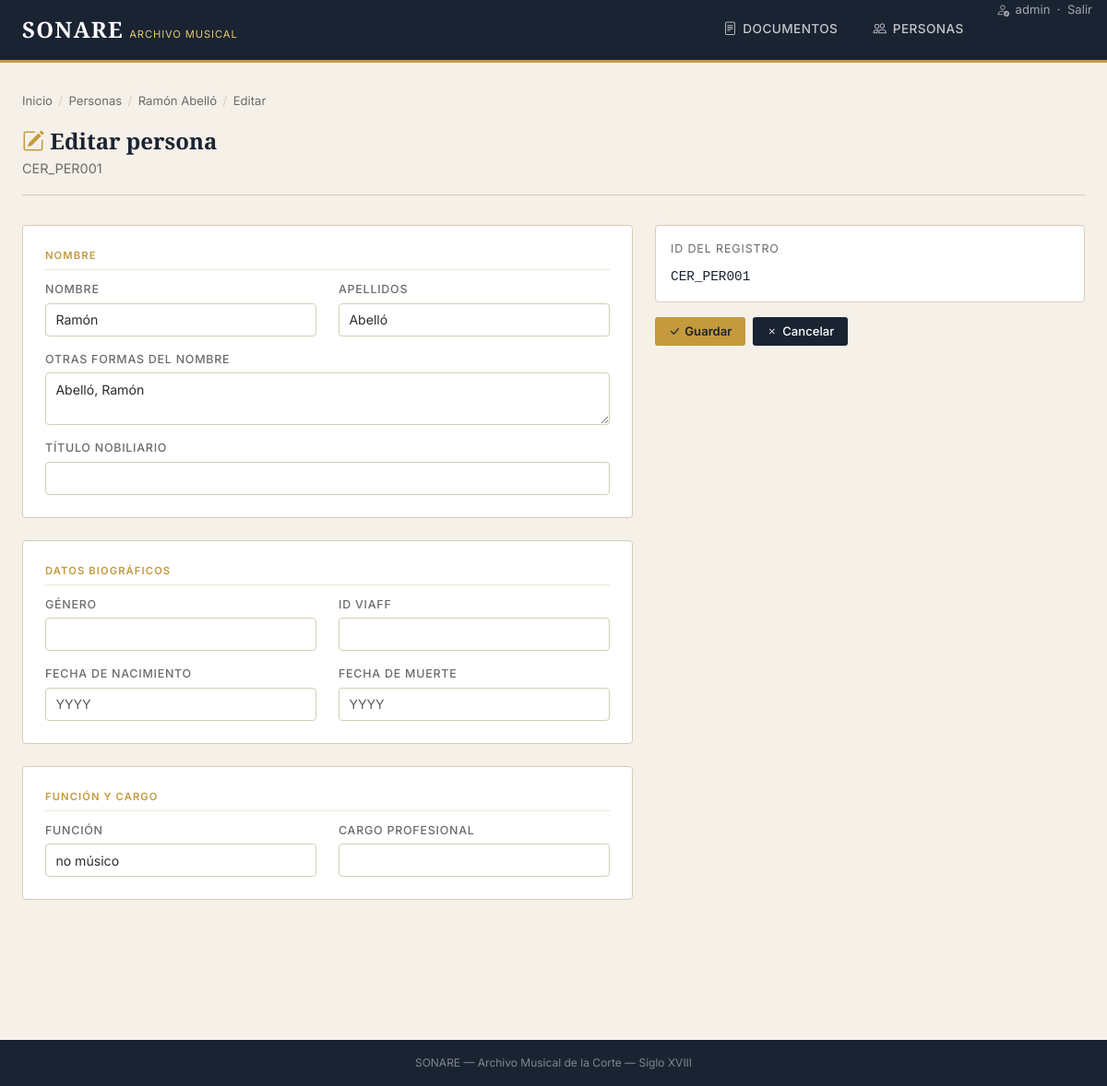
Screenshot of /personas/CER_PER001/editar/ (signed in) with the database file from the repository.
### sonare_app/models.py (models this page shows)
class Persona(models.Model):
    id = models.CharField(max_length=50, primary_key=True)
    nombre_uniforme = models.CharField(max_length=200)
    apellidos_uniforme = models.CharField(max_length=200, blank=True, default="")
    otras_formas_nombre = models.TextField(blank=True, default="")
    titulo_nobiliario = models.CharField(max_length=200, blank=True, null=True)
    id_viaff = models.CharField(max_length=100, blank=True, null=True)
    genero = models.CharField(max_length=50, blank=True, null=True)
    fecha_nacimiento = models.CharField(max_length=50, blank=True, null=True)
    fecha_muerte = models.CharField(max_length=50, blank=True, null=True)
    funcion = models.CharField(max_length=100, default="no músico")
    cargo_profesional = models.CharField(max_length=200, blank=True, null=True)
    def __str__(self):
        return f"{self.nombre_uniforme} {self.apellidos_uniforme}".strip()
    class Meta:
        verbose_name = "Persona"
        verbose_name_plural = "Personas"
        ordering = ["apellidos_uniforme", "nombre_uniforme"]

### sonare_app/views.py (the view)
# urls.py: path("personas/<str:pk>/editar/", views.persona_edit, name="persona_edit"),
@login_required
def persona_edit(request, pk):
    persona = get_object_or_404(Persona, id=pk)
    if request.method == "POST":
        form = PersonaForm(request.POST, instance=persona)
        if form.is_valid():
            form.save()
            return redirect("sonare:persona_detail", pk=pk)
    else:
        form = PersonaForm(instance=persona)
    return render(request, "sonare_app/personas/edit.html", {"form": form, "persona": persona})

### sonare_app/templates/sonare_app/personas/edit.html (shortened to what this page needs)
{% extends "sonare_app/base.html" %}
{% block content %}
<div class="breadcrumb-sonare">
  <a href="{% url 'sonare:home' %}">Inicio</a>
  <span class="sep">/</span>
  <a href="{% url 'sonare:persona_list' %}">Personas</a>
  <span class="sep">/</span>
  <a href="{% url 'sonare:persona_detail' persona.id %}">{{ persona }}</a>
  <span class="sep">/</span>
  <span>Editar</span>
</div>
<div class="page-header">
  <h1 style="font-size:1.5rem;"><i class="bi bi-pencil-square" style="color:var(--gold);"></i> Editar persona</h1>
  <span class="subtitle">{{ persona.id }}</span>
</div>
<form method="post">
  <div class="row g-4">
    <div class="col-12 col-md-7">
      <div class="card-sonare" style="margin-bottom:1.5rem;">
        <div class="detail-section-title">Nombre</div>
        <div class="edit-grid">
          <div class="edit-field">
            <label>{{ form.nombre_uniforme.label }}</label>
            {{ form.nombre_uniforme }}
          </div>
          <div class="edit-field">
            <label>{{ form.apellidos_uniforme.label }}</label>
            {{ form.apellidos_uniforme }}
          </div>
          <div class="edit-field edit-field--full">
            <label>{{ form.otras_formas_nombre.label }}</label>
            {{ form.otras_formas_nombre }}
          </div>
          <div class="edit-field edit-field--full">
            <label>{{ form.titulo_nobiliario.label }}</label>
            {{ form.titulo_nobiliario }}
          </div>
        </div>
      </div>
      <div class="card-sonare" style="margin-bottom:1.5rem;">
        <div class="detail-section-title">Datos biográficos</div>
        <div class="edit-grid">
          <div class="edit-field">
            <label>{{ form.genero.label }}</label>
            {{ form.genero }}
          </div>
          <div class="edit-field">
            <label>{{ form.id_viaff.label }}</label>
            {{ form.id_viaff }}
          </div>
          <div class="edit-field">
            <label>{{ form.fecha_nacimiento.label }}</label>
            {{ form.fecha_nacimiento }}
          </div>
          <div class="edit-field">
            <label>{{ form.fecha_muerte.label }}</label>
            {{ form.fecha_muerte }}
          </div>
        </div>
      </div>
      <div class="card-sonare" style="margin-bottom:1.5rem;">
        <div class="detail-section-title">Función y cargo</div>
        <div class="edit-grid">
          <div class="edit-field">
            <label>{{ form.funcion.label }}</label>
            {{ form.funcion }}
          </div>
          <div class="edit-field">
            <label>{{ form.cargo_profesional.label }}</label>
            {{ form.cargo_profesional }}
          </div>
        </div>
      </div>
    </div>
    <div class="col-12 col-md-5">
      <div class="card-sonare" style="margin-bottom:1rem; padding:1rem;">
        <div style="font-size:0.78rem; text-transform:uppercase; letter-spacing:0.07em; color:var(--text-muted); margin-bottom:0.5rem;">ID del registro</div>
        <code style="font-size:0.9rem; color:var(--navy);">{{ persona.id }}</code>
      </div>
      <div style="display:flex; gap:0.5rem; flex-wrap:wrap;">
        <button type="submit" class="btn-gold">
          <i class="bi bi-check-lg"></i> Guardar
        </button>
        <a href="{% url 'sonare:persona_detail' persona.id %}" class="btn-navy">
          <i class="bi bi-x"></i> Cancelar
        </a>
      </div>
    </div>
  </div>
</form>
{% endblock %}

### sonare_app/templates/sonare_app/base.html (shortened to what this page needs)
<!DOCTYPE html>
<html lang="es">
<head>
  <link href="https://cdn.jsdelivr.net/npm/bootstrap@5.3.0/dist/css/bootstrap.min.css" rel="stylesheet">
  <link href="https://cdn.jsdelivr.net/npm/bootstrap-icons@1.11.0/font/bootstrap-icons.css" rel="stylesheet">
</head>
<body>
<nav class="sonare-nav d-flex align-items-stretch justify-content-between">
  <a href="{% url 'sonare:home' %}" class="nav-brand">
    <span class="brand-title">SONARE</span>
    <span class="brand-sub">Archivo Musical</span>
  </a>
  <ul class="nav-links">
    <li>
      <a href="{% url 'sonare:documento_list' %}" class="{% if request.resolver_match.url_name == 'documento_list' or request.resolver_match.url_name == 'documento_detail' %}active{% endif %}">
        <i class="bi bi-file-text"></i> Documentos
      </a>
    </li>
    <li>
      <a href="{% url 'sonare:persona_list' %}" class="{% if request.resolver_match.url_name == 'persona_list' or request.resolver_match.url_name == 'persona_detail' %}active{% endif %}">
        <i class="bi bi-people"></i> Personas
      </a>
    </li>
    {% if request.user.is_authenticated %}
    <li>
      <form method="post" action="/logout/" style="margin:0;">
        <button type="submit" style="background:none; border:none; cursor:pointer; color:rgba(255,255,255,0.6); font-size:0.82rem; font-family:var(--sans); padding:0 1rem; height:100%; display:flex; align-items:center; gap:0.4rem;">
          <i class="bi bi-person-check"></i> {{ request.user.username }} &nbsp;·&nbsp; Salir
        </button>
      </form>
    </li>
    {% else %}
    <li>
      <a href="/login/?next={{ request.path }}">
        <i class="bi bi-box-arrow-in-right"></i> Entrar
      </a>
    </li>
    {% endif %}
  </ul>
</nav>
<div class="page-wrapper">
  {% block content %}{% endblock %}
</div>
<footer style="background:var(--navy); color:rgba(255,255,255,0.45); text-align:center; padding:1rem; font-size:0.75rem; margin-top:4rem;">
  SONARE &mdash; Archivo Musical de la Corte &mdash; Siglo XVIII
</footer>
</body>
</html>

### sonare_app/templates/sonare_app/base.html (style rules this page uses)
:root { --parchment: #f5f0e8; --parchment-dk: #ede6d6; --navy: #1a2332; --navy-lt: #253347; --gold: #c49a3c; --gold-lt: #e8c96a; --text: #2c2c2c; --text-muted: #6b6b6b; --border: #d6cdb8; --white: #ffffff; --serif: 'Crimson Pro', Georgia, serif; --sans: 'Inter', system-ui, sans-serif; }
* { box-sizing: border-box; }
html { scroll-behavior: smooth; }
body { background: var(--parchment); color: var(--text); font-family: var(--sans); font-size: 0.95rem; min-height: 100vh; }
h1, h2, h3, h4, h5 { font-family: var(--serif); font-weight: 600; }
a { color: var(--navy); text-decoration: none; }
.sonare-nav { background: var(--navy); border-bottom: 3px solid var(--gold); padding: 0; }
.sonare-nav .nav-brand { display: flex; align-items: baseline; gap: 0.4rem; padding: 0.9rem 1.5rem; text-decoration: none; }
.sonare-nav .brand-title { font-family: var(--serif); font-size: 1.5rem; font-weight: 600; color: var(--white); letter-spacing: 0.05em; }
.sonare-nav .brand-sub { font-family: var(--sans); font-size: 0.7rem; color: var(--gold-lt); letter-spacing: 0.08em; text-transform: uppercase; }
.sonare-nav .nav-links { display: flex; align-items: stretch; gap: 0; list-style: none; margin: 0; padding: 0; }
.sonare-nav .nav-links a { display: flex; align-items: center; gap: 0.4rem; padding: 0 1.2rem; height: 100%; color: rgba(255,255,255,0.75); font-size: 0.85rem; font-weight: 500; letter-spacing: 0.03em; text-transform: uppercase; border-bottom: 3px solid transparent; margin-bottom: -3px; transition: color 0.2s, border-color 0.2s; }
.sonare-nav .nav-links i { font-size: 0.9rem; }
.page-wrapper { max-width: 1280px; margin: 0 auto; padding: 2rem 1.5rem 4rem; }
.page-header { border-bottom: 1px solid var(--border); padding-bottom: 1rem; margin-bottom: 2rem; }
.page-header h1 { font-size: 2rem; color: var(--navy); margin: 0 0 0.25rem; }
.page-header .subtitle { color: var(--text-muted); font-size: 0.9rem; font-family: var(--sans); }
.card-sonare { background: var(--white); border: 1px solid var(--border); border-radius: 4px; padding: 1.5rem; }
.card-sonare + .card-sonare { margin-top: 1rem; }
.btn-gold { display: inline-flex; align-items: center; gap: 0.3rem; padding: 0.35rem 0.9rem; background: var(--gold); color: var(--navy); border: none; border-radius: 3px; font-size: 0.82rem; font-weight: 600; cursor: pointer; text-decoration: none; transition: background 0.2s; }
.btn-navy { display: inline-flex; align-items: center; gap: 0.3rem; padding: 0.35rem 0.9rem; background: var(--navy); color: var(--white); border: none; border-radius: 3px; font-size: 0.82rem; font-weight: 500; cursor: pointer; text-decoration: none; transition: background 0.2s; }
.detail-section-title { font-family: var(--sans); font-size: 0.7rem; font-weight: 600; text-transform: uppercase; letter-spacing: 0.1em; color: var(--gold); margin-bottom: 0.75rem; padding-bottom: 0.4rem; border-bottom: 1px solid var(--parchment-dk); }
.breadcrumb-sonare { display: flex; align-items: center; gap: 0.4rem; font-size: 0.82rem; color: var(--text-muted); margin-bottom: 1.25rem; }
.breadcrumb-sonare a { color: var(--text-muted); }
.breadcrumb-sonare .sep { color: var(--border); }

### sonare_app/templates/sonare_app/personas/edit.html (style rules this page uses)
.edit-grid { display: grid; grid-template-columns: 1fr 1fr; gap: 1rem 1.5rem; }
.edit-field { display: flex; flex-direction: column; gap: 0.3rem; }
.edit-field--full { grid-column: 1 / -1; }
.edit-field label { font-size: 0.78rem; font-family: var(--sans); text-transform: uppercase; letter-spacing: 0.06em; color: var(--text-muted); font-weight: 500; }
.edit-field .form-control { border: 1px solid var(--border); border-radius: 4px; padding: 0.4rem 0.65rem; font-size: 0.88rem; font-family: var(--sans); background: var(--white); color: var(--text); transition: border-color 0.15s; }

### rows the page displays
Persona: nombre_uniforme+apellidos_uniforme "Ramón Abelló", id "CER_PER001", nombre_uniforme "Ramón", apellidos_uniforme "Abelló", otras_formas_nombre "Abelló, Ramón", funcion "no músico"

### other values shown
{{ request.user.username }} "admin"
